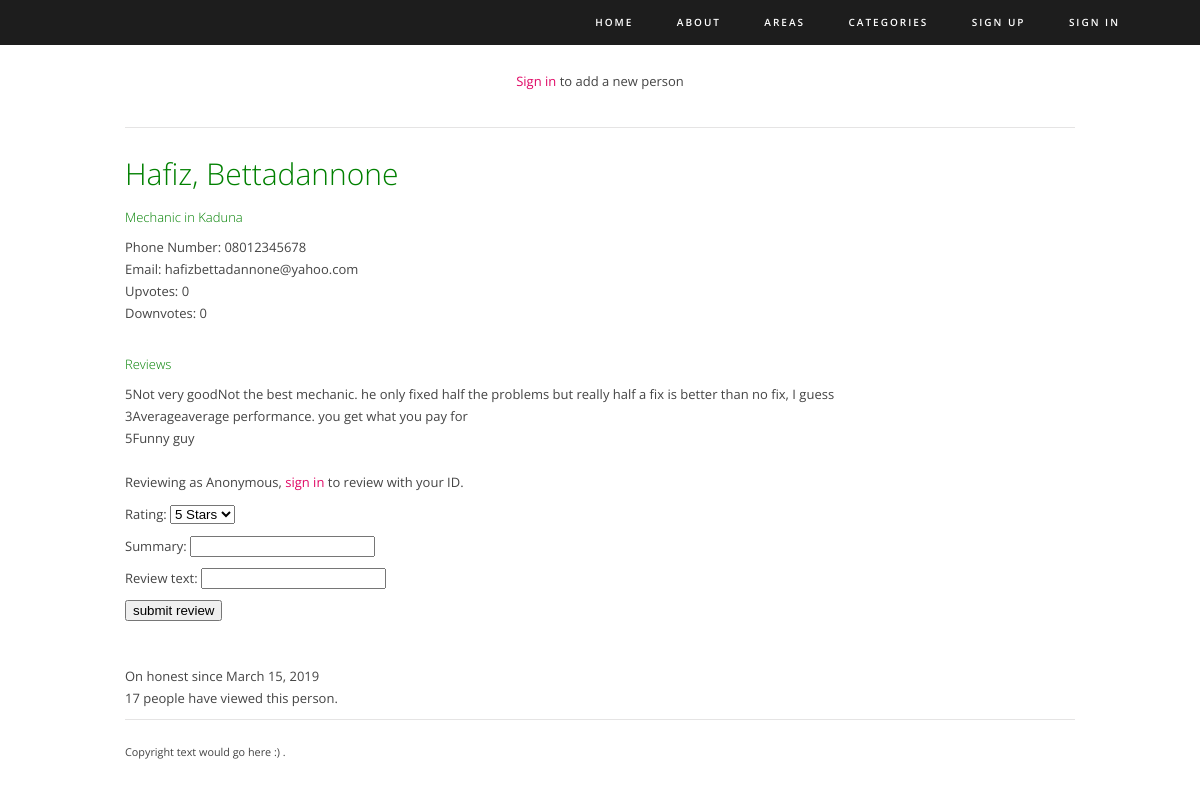
/honest/Kaduna/Mechanic/8, run on the app's committed database.
### honest/models.py (models this page shows, shortened)
class Person(models.Model):
    service = models.ForeignKey(Category, on_delete=models.PROTECT, related_name='service', help_text='Service')
    location = models.ForeignKey(Area, on_delete=models.PROTECT, related_name='location', help_text='Location (state)')
    first_name = models.CharField(max_length=60, help_text='First name')
    last_name = models.CharField(max_length=60, help_text='Last name (surname)')
    phone_number = models.CharField(max_length=14, validators=[
        MinLengthValidator(11, message='phone number must be 11 - 14 characters long')], help_text="phone number 11"
                                                                                                   "- 14 digits allowed")
    email = models.EmailField(max_length=150, blank=True, help_text='Valid email address')
    date_added = models.DateField(auto_now_add=True)
    views = models.IntegerField(default=0)
    upvotes = models.IntegerField(default=0)
    downvotes = models.IntegerField(default=0)
    rating = models.FloatField(default=0)

class Category(models.Model):
    category = models.CharField(max_length=100, unique=True, default='General',
                                help_text="Category of Service Provided")
    views = models.IntegerField(default=0)
    slug = models.SlugField()
    def __str__(self):
        return self.category

class Area(models.Model):
    state = models.CharField(max_length=100, unique=True, default='Nigeria')
    views = models.IntegerField(default=0)
    slug = models.SlugField()
    """ commented out, states are unique and cant have multiple areas
    area = models.CharField(max_length=100, unique=True, null=True)
    """
    def __str__(self):
        return self.state

class Review(models.Model):
    ONE_STAR = 1
    TWO_STARS = 2
    THREE_STARS = 3
    FOUR_STARS = 4
    FIVE_STARS = 5
    CHOICE_SET = (
        (ONE_STAR, "1 Star"),
        (TWO_STARS, "2 Stars"),
        (THREE_STARS, "3 Stars"),
        (FOUR_STARS, "4 Stars"),
        (FIVE_STARS, "5 Stars"),
    )
    person = models.ForeignKey(Person, on_delete=models.CASCADE, related_name="review_set")
    reviewer = models.ForeignKey(UserProfile, on_delete=models.CASCADE, blank=True, null=True, related_name="reviews")
    rating = models.IntegerField(default=5, choices=CHOICE_SET)
    summary = models.CharField(max_length=40)
    review_text = models.CharField(max_length=360, blank=True)
    date_added = models.DateField(auto_now_add=True)

### honest/views.py (the view)
# urls.py: path('<str:area_slug>/<str:category_slug>/<int:person_id>', views.person, name='person')
def person(request, area_slug, category_slug, person_id):
    this_person = Person.objects.get(pk=person_id)
    if request.method == 'POST':
        form = ReviewsForm(request.POST)
        if form.is_valid():
            pending_review = form.save(commit=False)
            if request.user.is_authenticated:
                pending_review.person = Person.objects.get(pk = person_id)
                pending_review.reviewer = UserProfile.objects.get(pk = request.user.id)
            pending_review.save()
            this_person.set_average_rating()
            return HttpResponseRedirect(reverse('honest:person', kwargs={'area_slug':area_slug,
                                                                         'category_slug':category_slug,
                                                                         'person_id':person_id}))
        else:
            print(form.errors)
    else:
        context = {'person': this_person}
        this_persons_views = this_person.views
        reviews = Review.objects.filter(person = this_person)
        context['reviews'] = reviews
        form = ReviewsForm()
        context['form'] = form
        count_page_views(request=request, object=this_person)
        context['this_persons_views'] = this_persons_views
        context['area_slug'] = area_slug
        context['category_slug'] = category_slug
        context['person_id'] = person_id
        return render(request, 'honest/person.html', context)

### honest/forms.py
class ReviewsForm(forms.ModelForm):
    class Meta:
        model = Review
        fields = ( 'rating', 'summary', 'review_text')

### honest/views.py (called while the page is built)
def count_page_views(request, object):
    visits = request.session.get('visits')
    if not visits:
        visits = 1
        object.views = F('views') + 1
        object.save()
    reset_last_visit_time = False
    last_visit = request.session.get('last_visit')
    if last_visit:
        last_visit_time = datetime.strptime(last_visit[:-7], "%Y-%m-%d %H:%M:%S")
        if (datetime.now() - last_visit_time).seconds > 5:
            visits = visits + 1
            object.views = F('views') + 1
            object.save()
            reset_last_visit_time = True
    else:
        reset_last_visit_time = True
    if reset_last_visit_time:
        request.session['last_visit'] = str(datetime.now())
        request.session['visits'] = visits

### honest/templates/honest/person.html (shortened to what this page needs)
{% extends 'honest/themedbase.html' %}
{% block intro_block %}
    {% if user.is_authenticated %}
        <a href="{% url 'honest:add_person' %}"><p>Add a person</p></a>
    {% else %}
        <p><a href="{% url 'honest:login' %}">Sign in</a> to add a new person</p>
    {% endif %}
{% endblock %}
{% block body_block %}
    <h1>{{person.first_name}}, {{person.last_name}}</h1>
    <h2>{{person.service}} in {{person.location}}</h2>
    <p>Phone Number: {{person.phone_number}}<br>
    Email: {{person.email}}<br>
    Upvotes: {{person.upvotes}}<br>
    Downvotes: {{person.downvotes}}<br><br>
        <h2>Reviews</h2>
        {% for review in reviews %}
            {{review.rating}}{{review.summary}}{{review.review_text}}
            <br>
        {% endfor %}
        <br>
        {% if user.is_authenticated %}
        <p>Reviewing as {{user.username}}</p>
        {% else %}
        <p>Reviewing as Anonymous, <a href="{% url 'honest:login' %}">sign in</a> to review with your ID.</p>
        {% endif %}
        <form action="{% url 'honest:person' area_slug category_slug person_id %}" id="review_form" method="post">
            {{form.as_p}}
            <input type="submit" name="submit" value="submit review">
        </form><br><br>
    On honest since {{person.date_added}}<br>
        {{this_persons_views}} people have viewed this person.</p>
{% endblock %}

### static/honest/themedstyle.css (style rules this page uses)
html, body, div, span, applet, object, iframe, h1, h2, h3, h4, h5, h6, p, blockquote, pre, a, abbr, acronym, address, big, cite, code, del, dfn, em, img, ins, kbd, q, s, samp, small, strike, strong, sub, sup, tt, var, b, u, i, center, dl, dt, dd, ol, ul, li, fieldset, form, label, legend, table, caption, tbody, tfoot, thead, tr, th, td, article, aside, canvas, details, figcaption, figure, footer, header, hgroup, menu, nav, section, summary, time, mark, audio, video { margin:0; padding:0 }
h1, h2, h3, h4, h5, h6 { font-size:100%; font-weight:normal }
body { font-family:"Open Sans", sans-serif; font-size:13px; line-height:22px; color:#444444; padding:0; }
a, a:link { color:#e00966; text-decoration:none; }
h1, h2, h3, h4, h5, h6, p { margin-bottom:10px; }
h1, h2, h3, h4, h5, h6 { color:green; font-weight:300; }
h1 { font-size:30px; line-height:1.7em; }
h2 { line-height:1.3em; }
#main-content .text-intro p { text-align:center; }

### data on the page
Person: first_name "Hafiz", last_name "Bettadannone", service "Mechanic", location "Kaduna", phone_number "08012345678", email "hafizbettadannone@yahoo.com", upvotes "0", downvotes "0", date_added "March 15, 2019"
Review: rating "5", summary "Not very good", review_text "Not the best mechanic. he only fixed half the problems but really half a fix is better than no fix, I guess"
Review: rating "3", summary "Average", review_text "average performance. you get what you pay for"
Review: rating "5", summary "Funny guy"

### other printed values
{{ this_persons_views }} "17"
